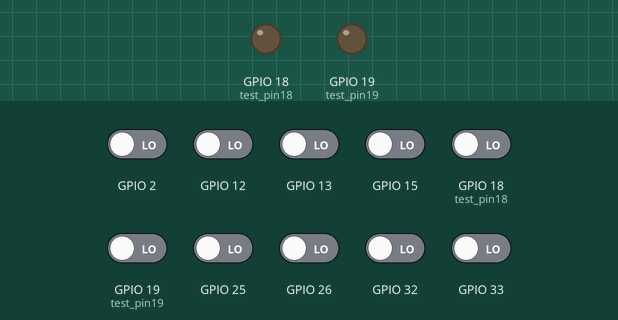
The program below on a simulated ESP32 board running MicroPython. On the bench: output pins drawn as LEDs (lit = HIGH). Dashed ring = blinking. The inputs (shaded band) are chosen by the test bench; at power-on: GPIO 2, GPIO 12, GPIO 13, GPIO 15, GPIO 18 (test_pin18), GPIO 19 (test_pin19), GPIO 25, GPIO 26, GPIO 32, GPIO 33 LOW. What the program prints to the serial console is not drawn.

Above: at 1.2 s.
1.3 s: GPIO 19 (test_pin19) driven HIGH
At 3.36 s:
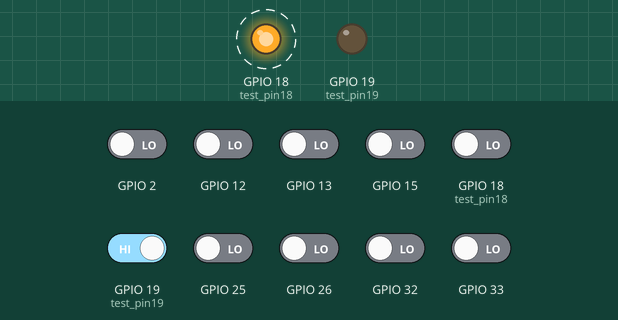
Timing chart, 0 to 11.4 s (numbered marks = the images above; inputs shaded):
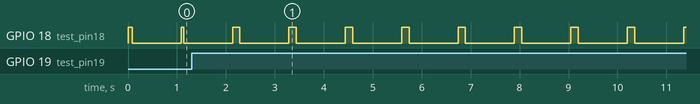

The program:

simple_test.py
```python
# simple_test.py - 簡単な光センサーテスト（入力待ちなし）
from machine import Pin
import time

# ESP32/ESP32-S3 両対応設定（GPIO18/19は両方で動作）
CHARGE_PIN = 18  # GPIO18 - ESP32/S3両対応
SENSE_PIN = 19   # GPIO19 - ESP32/S3両対応
TIMEOUT_US = 100000  # 100ms

def read_light_simple():
    """簡単な光レベル測定（診断機能付き）"""
    try:
        # 両方を出力モードで充電
        charge_pin = Pin(CHARGE_PIN, Pin.OUT)
        sense_pin = Pin(SENSE_PIN, Pin.OUT)

        # 強力充電: charge_pin=HIGH, sense_pin=LOW
        charge_pin.value(1)
        sense_pin.value(0)
        time.sleep_ms(50)  # 十分な充電時間

        # 測定モードに切り替え
        sense_pin = Pin(SENSE_PIN, Pin.IN)
        charge_pin = Pin(CHARGE_PIN, Pin.IN)

        # 充電状態確認
        initial_value = sense_pin.value()
        if initial_value == 0:
            print(f"⚠️ 充電失敗: sense_pin = {initial_value}")
            return -2

        # 放電測定
        start_time = time.ticks_us()
        while sense_pin.value() == 1:
            elapsed = time.ticks_diff(time.ticks_us(), start_time)
            if elapsed > TIMEOUT_US:
                return TIMEOUT_US  # タイムアウト

        discharge_time = time.ticks_diff(time.ticks_us(), start_time)
        return discharge_time

    except Exception as e:
        print(f"エラー: {e}")
        return -1
    finally:
        # クリーンアップ
        try:
            charge_pin = Pin(CHARGE_PIN, Pin.OUT)
            sense_pin = Pin(SENSE_PIN, Pin.OUT)
            charge_pin.value(0)
            sense_pin.value(0)
        except:
            pass

def get_brightness_level(value):
    """明るさレベルを判定"""
    if value < 500:
        return "Very Bright ☀️"
    elif value < 2000:
        return "Bright"
    elif value < 8000:
        return "Dim"
    elif value < 20000:
        return "Dark"
    else:
        return "Very Dark 🌙"

print("🔴 ESP32/ESP32-S3 + Red LED Light Sensor Test")
print("=============================================")

# 基本GPIO診断
print("🔧 GPIO診断中...")
test_pin18 = Pin(18, Pin.OUT)
test_pin19 = Pin(19, Pin.OUT)

test_pin18.value(1)
test_pin19.value(0)
time.sleep_ms(10)

test_pin18_read = Pin(18, Pin.IN).value()
test_pin19_read = Pin(19, Pin.IN).value()

print(f"GPIO18: 設定=HIGH, 読み取り={test_pin18_read}")
print(f"GPIO19: 設定=LOW, 読み取り={test_pin19_read}")

if test_pin18_read == 1 and test_pin19_read == 0:
    print("✅ GPIO正常動作")
else:
    print("❌ GPIO問題あり - さらに異なるピンを試す必要")
    # 代替ピンテスト
    alt_pins = [(2, 15), (12, 13), (25, 26), (32, 33)]
    for charge, sense in alt_pins:
        try:
            cp = Pin(charge, Pin.OUT)
            sp = Pin(sense, Pin.OUT)
            cp.value(1)
            sp.value(0)
            time.sleep_ms(5)
            cr = Pin(charge, Pin.IN).value()
            sr = Pin(sense, Pin.IN).value()
            print(f"  代替テスト GPIO{charge}/{sense}: {cr}/{sr}")
            if cr == 1 and sr == 0:
                print(f"  ✅ GPIO{charge}/{sense} 動作OK - このピンを使用推奨")
                break
        except:
            continue

print("Cover LED with hand or shine light to see changes")
print("Press Ctrl+C to stop")
print()

# 連続測定
measurement_count = 0
while True:
    try:
        light_value = read_light_simple()
        measurement_count += 1

        if light_value > 0:
            brightness = get_brightness_level(light_value)
            print(f"[{measurement_count:3d}] Light: {light_value:5d}μs -> {brightness}")
        else:
            print(f"[{measurement_count:3d}] Measurement failed")

        time.sleep(1)

    except KeyboardInterrupt:
        print("\n🛑 Test stopped")
        break
    except Exception as e:
        print(f"Error: {e}")
        time.sleep(1)

print("Test completed!")
```

Measured:
- by itself, GPIO 18 (test_pin18): alternates HIGH for 0.15 s and LOW for 1.0 s
